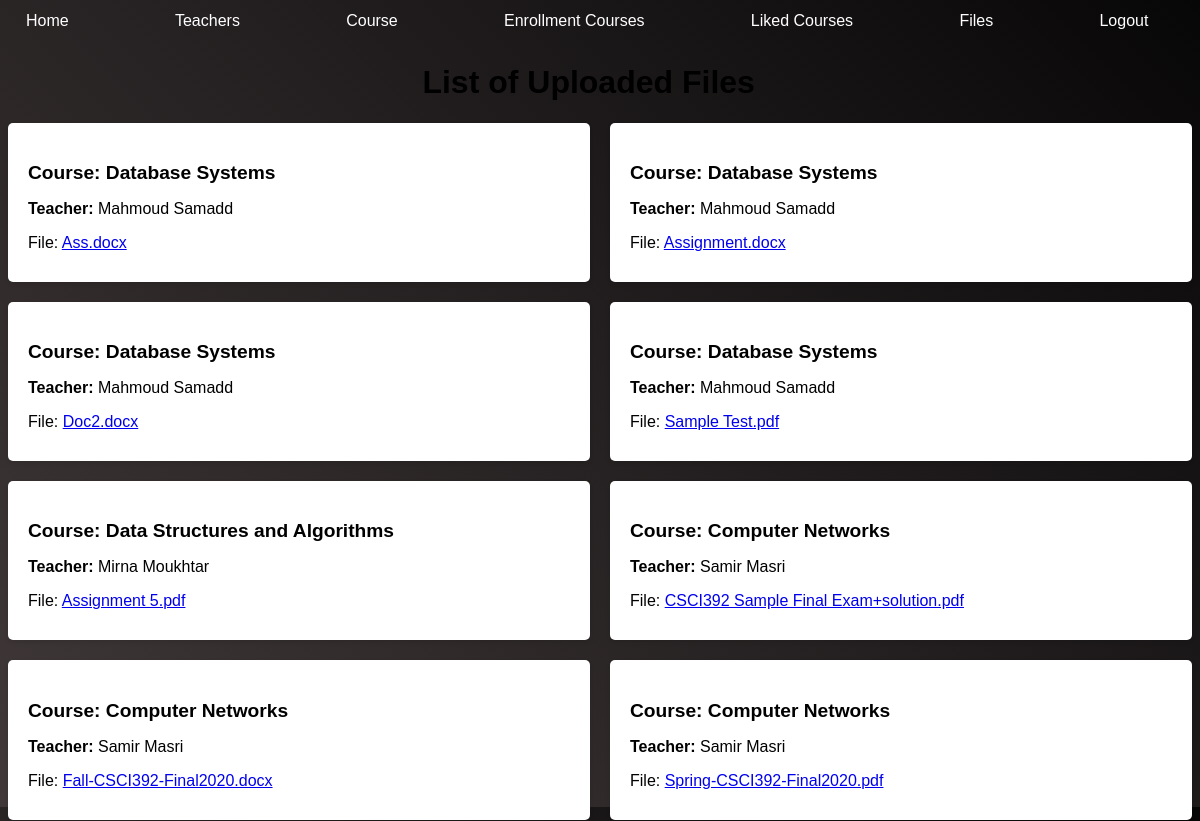
/student/uploaded_files.php (signed in), run on the app's committed database.
### tables this page shows
CREATE TABLE `teacher` (
  `id` int(11) NOT NULL,
  `name` varchar(30) NOT NULL,
  `profession` varchar(30) NOT NULL,
  `email` varchar(30) NOT NULL,
  `password` varchar(255) NOT NULL,
  `experience year` int(2) NOT NULL
);

CREATE TABLE `course` (
  `id` varchar(30) NOT NULL,
  `name` varchar(50) NOT NULL,
  `teacher_id` int(11) NOT NULL,
  `description` varchar(500) NOT NULL,
  `credit_hour` int(2) NOT NULL
);

CREATE TABLE `uploaded_files` (
  `course_id` varchar(30) NOT NULL,
  `teacher_id` int(11) NOT NULL,
  `pdf` varchar(300) NOT NULL
);

### student/uploaded_files.php (the view, shortened to what this page needs)
<!DOCTYPE html>
<html lang="en">
<head>
    <link rel="stylesheet" href="stdd_style.css">
    <?php
    $student_id = $_SESSION['ids'];
    ?>
</head>
<body>
<div class="menu">
    <button><a href="student_home.php">Home</a></button>
    <button><a href="teacher.php">Teachers</a></button>
    <button><a href="courses.php">Course</a></button>
    <button><a href="enrollment_course.php">Enrollment Courses</a></button>
    <button><a href="liked_course.php">Liked Courses</a></button>
    <button><a href="uploaded_files.php">Files</a></button>
    <button><a href="../login.php">Logout</a></button>
  </div>
<?php
include '../connection.php';
$query = "SELECT ec.course_id, c.name, uf.pdf, c.teacher_id  FROM enrollments_courses ec
          INNER JOIN course c ON ec.course_id = c.id
          INNER JOIN uploaded_files uf ON ec.course_id = uf.course_id
          WHERE ec.student_id = '$student_id'";
        $result = mysqli_query($conn, $query);
        $num = mysqli_num_rows($result);
if ($num > 0) {
    echo "<h1>List of Uploaded Files</h1>";
    echo "<div class='grid'>";
    while ($row = mysqli_fetch_array($result)) {
        $t_id = $row["teacher_id"];
        $name = "Select `name` From `teacher` where id =  '$t_id'";
        $res = mysqli_query($conn,$name);
        while ($rows = mysqli_fetch_array($res)) {
        echo "<div class='card'>";
        echo "<h3>Course: " . $row["name"] . "</h3>";
        echo "<p><strong>Teacher: </strong>" . $rows["name"] . "</p>";
        echo "<p>File: <a href='../teacher/files/" . $row["pdf"] . "' target='_blank'>" . $row["pdf"] . "</a></p>";
        echo "</div>";
        }
    }
    echo "</div>";
} else {
    echo "<h1>No uploaded files available for your enrolled courses</h1>";
}
?>
</body>
</html>

### student/stdd_style.css (style rules this page uses)
body { font-family: sans-serif; background: linear-gradient(45deg, #413939, #080708); }
.menu { display: flex; justify-content: space-between; color: white; padding: 12px; width: 97.5%; margin-top: -9px; }
.menu a { color: rgb(255, 255, 255); text-decoration: none; }
.menu button { background-color: transparent; border: none; color: rgb(221, 12, 12); cursor: pointer; font-size: 16px; margin-right: 20px; }
.grid { display: grid; grid-template-columns: repeat(2, minmax(0, 1fr)); grid-gap: 20px; }
.card { background-color: #fff; padding: 20px; box-shadow: 0 2px 4px rgba(0, 0, 0, 0.1); border-radius: 5px; }
.card h3 { font-size: 1.2rem; margin-bottom: 10px; }
.card p { margin-bottom: 10px; }
h1 { margin-left: 35%; }

### student/uploaded_files.php (style rules this page uses)
body { height: 100vh; }

### data on the page
teacher: name "Mahmoud Samadd"
course: name "Database Systems"
uploaded_files: pdf "Ass.docx"
uploaded_files: pdf "Assignment.docx"
uploaded_files: pdf "Doc2.docx"
uploaded_files: pdf "Sample Test.pdf"
teacher: name "Mirna Moukhtar"
course: name "Data Structures and Algorithms"
uploaded_files: pdf "Assignment 5.pdf"
teacher: name "Samir Masri"
course: name "Computer Networks"
uploaded_files: pdf "CSCI392 Sample Final Exam+solution.pdf"
uploaded_files: pdf "Fall-CSCI392-Final2020.docx"
uploaded_files: pdf "Spring-CSCI392-Final2020.pdf"
